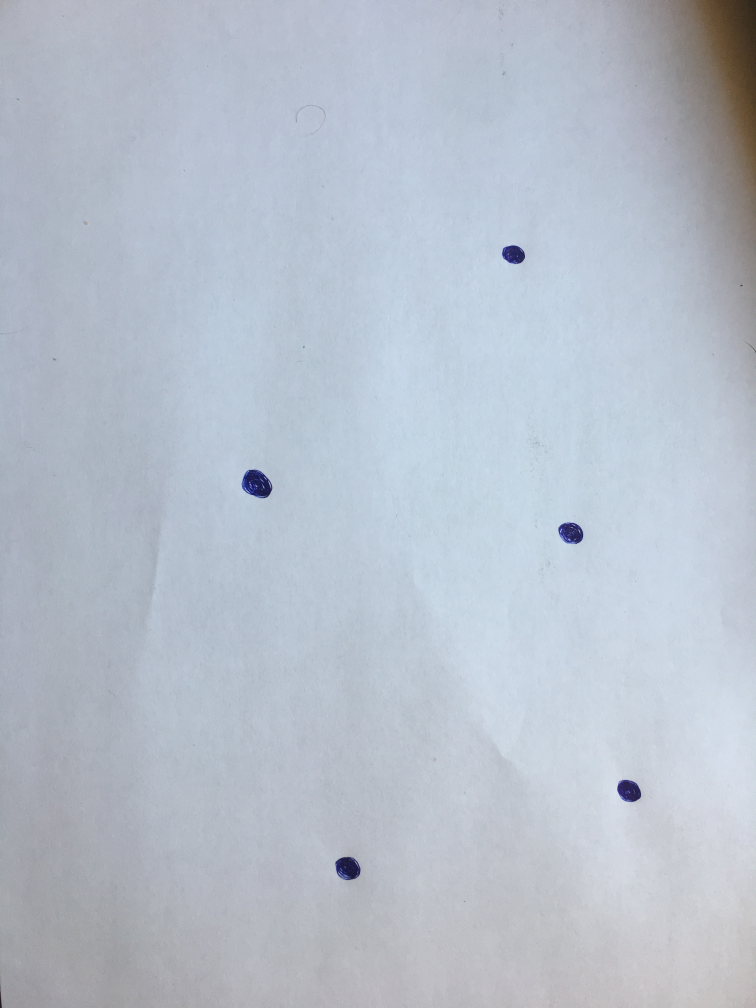
#> input picture test5.jpg, 3024 x 4032 px (shown at 1/4 size)
$ python points.py   (older library calls are emulated)
#> lines starting #> are read from the running program, lines starting #| are printed output that depends on the picture; after the words box and inside, x2 and y2 are one past the last pixel; in counts of white or black regions, pixels touching at a corner belong together
# import the necessary packages
import numpy as np
import argparse
import cv2

# construct the argument parse and parse the arguments
#ap = argparse.ArgumentParser()
#ap.add_argument("-i", "--image", required = True, help = "path to the image file")
#args = vars(ap.parse_args())

hsv_min = np.array((53, 55, 147), np.uint8)
hsv_max = np.array((83, 160, 255), np.uint8)

# load the image and convert it to grayscale
image = cv2.imread("test5.jpg")
#> image is the input picture: shape (4032, 3024, 3); mean B, G, R 203.3, 191.5, 183.3
gray = cv2.cvtColor(image, cv2.COLOR_BGR2GRAY)

# compute the Scharr gradient magnitude representation of the images
# in both the x and y direction
gradX = cv2.Sobel(gray, ddepth = cv2.CV_32F, dx = 1, dy = 0, ksize = -1)
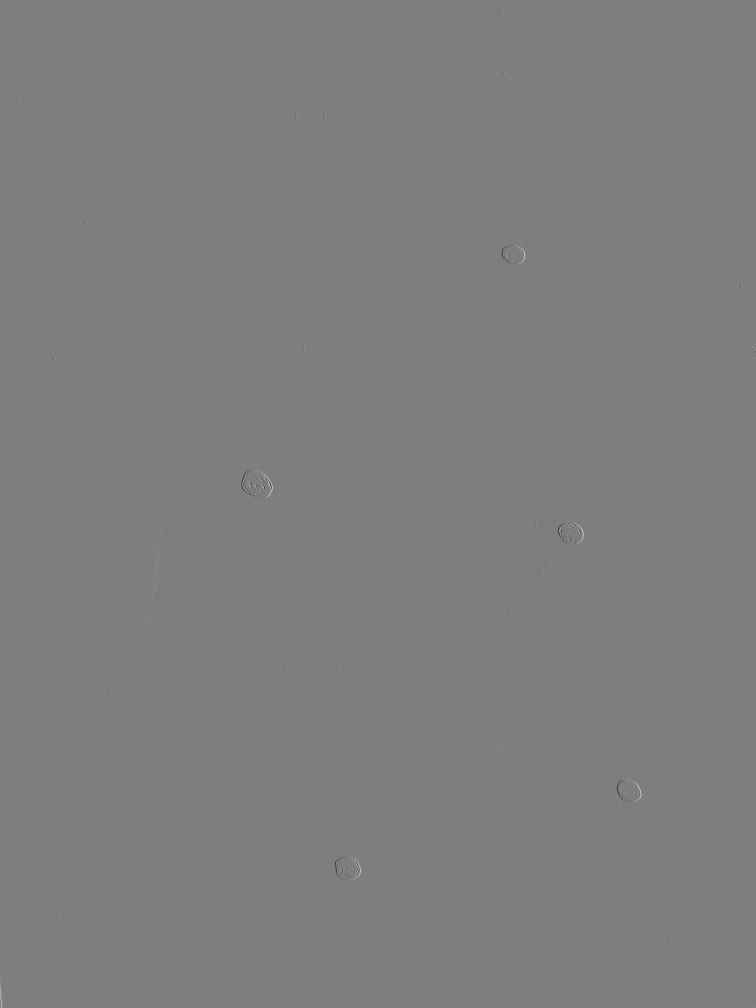
#> gradX: shape (4032, 3024) float32 (shown at 1/4 size); min -2480, max 2510, mean -0.1; drawn with min black and max white
gradY = cv2.Sobel(gray, ddepth = cv2.CV_32F, dx = 0, dy = 1, ksize = -1)

# subtract the y-gradient from the x-gradient
gradient = cv2.subtract(gradX, gradY)
gradient = cv2.convertScaleAbs(gradient)
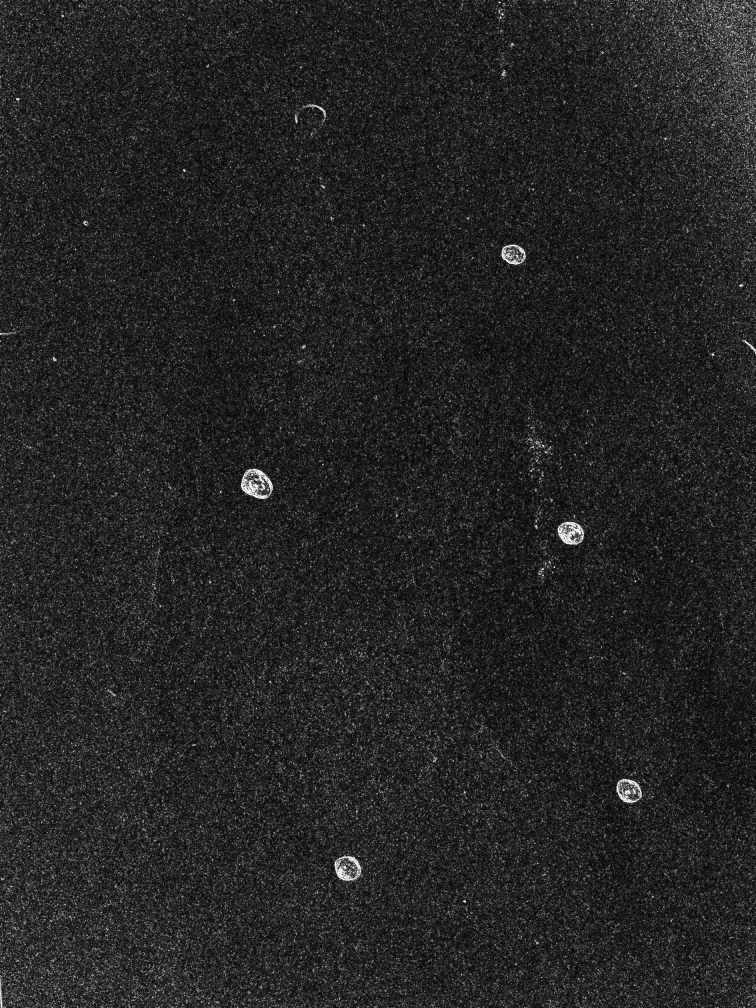
#> gradient: shape (4032, 3024) (shown at 1/4 size); min 0, max 255, mean 36.5

# blur and threshold the image
blurred = cv2.blur(gradient, (9, 9))
(_, thresh) = cv2.threshold(blurred, 225, 255, cv2.THRESH_BINARY)
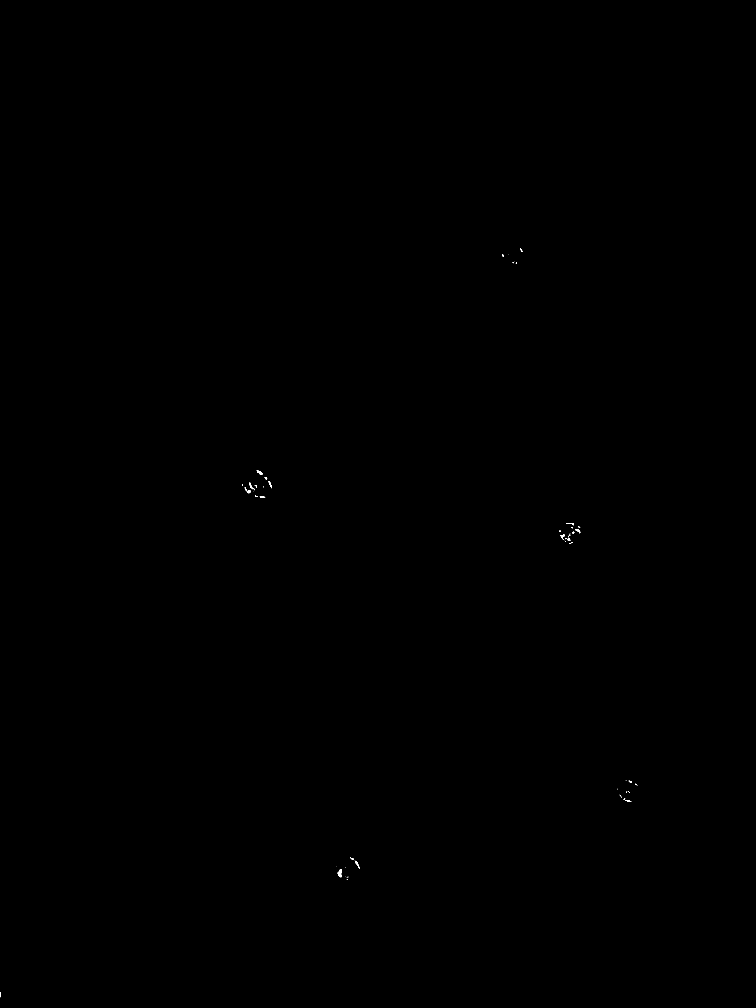
#> thresh: shape (4032, 3024) (shown at 1/4 size); 0.02% white; 67 white regions (43 under 20 px), largest, box (x1, y1, x2, y2) and area: (1351, 3476, 1368, 3509) 320, (1027, 1882, 1051, 1898) 187, (978, 1949, 1003, 1973) 182

# construct a closing kernel and apply it to the thresholded image
kernel = cv2.getStructuringElement(cv2.MORPH_RECT, (21, 7))
closed = cv2.morphologyEx(thresh, cv2.MORPH_CLOSE, kernel)
#> closed: shape (4032, 3024); 0.03% white; 34 white regions (14 under 20 px), largest, box (x1, y1, x2, y2) and area: (2241, 2118, 2321, 2167) 1047, (978, 1930, 1028, 1973) 927, (1351, 3476, 1393, 3510) 397

# perform a series of erosions and dilations
closed = cv2.erode(closed, None, iterations = 4)
#> closed: shape (4032, 3024); 0.01% white; 4 white regions, box (x1, y1, x2, y2) and area: (986, 1945, 1021, 1967) 328, (2249, 2143, 2273, 2159) 256, (2306, 2122, 2313, 2127) 32, (1357, 3487, 1361, 3498) 27
closed = cv2.dilate(closed, None, iterations = 4)
#> closed: shape (4032, 3024); 0.02% white; 4 white regions

# find the contours in the thresholded image, then sort the contours
# by their area, keeping only the largest one
(_ , cnts, _ ) = cv2.findContours(closed.copy(), cv2.RETR_EXTERNAL,
cv2.CHAIN_APPROX_SIMPLE)
#> cnts = 4 contours; box (x1, y1, x2, y2) and area: (982, 1941, 1025, 1971) 783, (2245, 2139, 2277, 2163) 590, (1353, 3483, 1365, 3502) 183, (2302, 2118, 2317, 2131) 166
c = sorted(cnts, key = cv2.contourArea, reverse = True)[0]
#> c = contour of 30 points, box (x1, y1, x2, y2) (982, 1941, 1025, 1971), area 783

# compute the rotated bounding box of the largest contour
rect = cv2.minAreaRect(c)
#> rect = ((1004.4, 1953.5), (45.68, 26.55), -21.8)
box = np.int0(cv2.boxPoints(rect))
#> box = [[988, 1974], [978, 1949], [1020, 1932], [1030, 1957]]

# draw a bounding box arounded the detected barcode and display the
# image
cv2.drawContours(image, [box], -1, (0, 255, 0), 3)
cv2.imshow("Image", image)
cv2.waitKey(0)

$ run again, with test2.jpg copied over test5.jpg
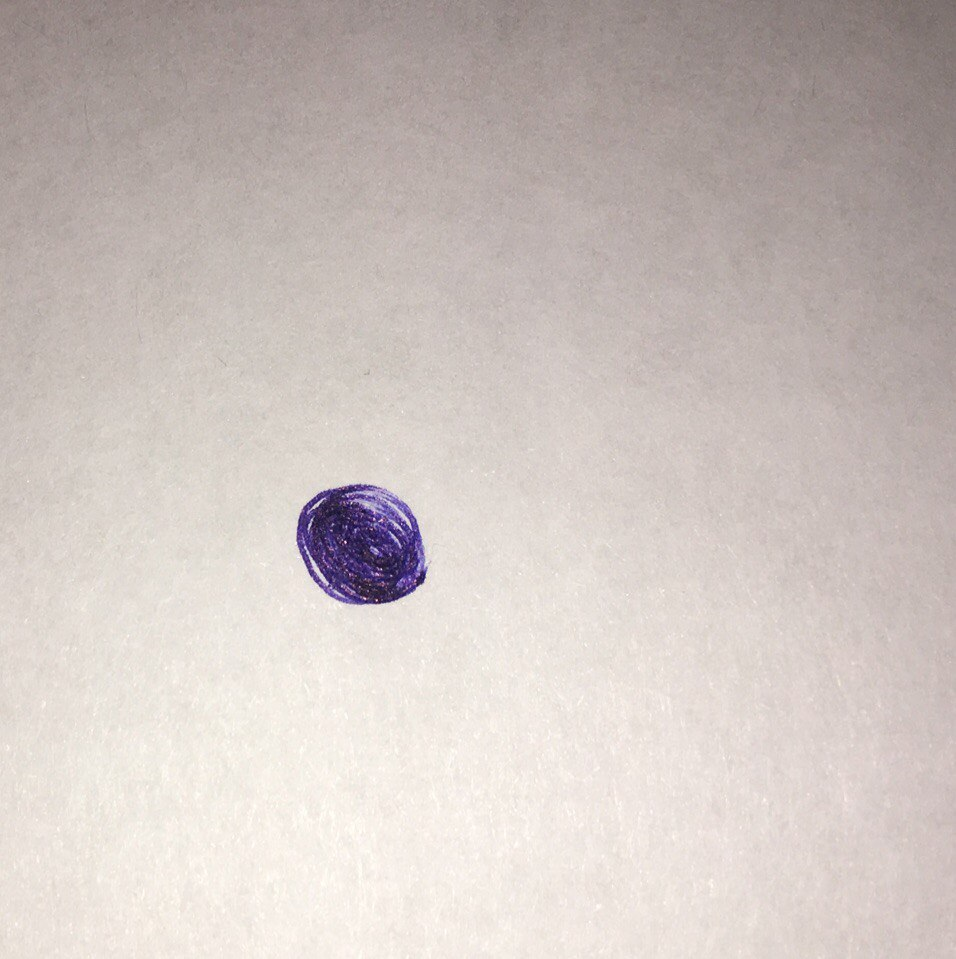
#> input picture test2.jpg, 956 x 959 px
#> image is the input picture: shape (959, 956, 3); mean B, G, R 191.3, 195.5, 205.2
#> `(_, thresh) = cv2.threshold(blurred, 225, 255, cv2.THRESH_BINARY)`:
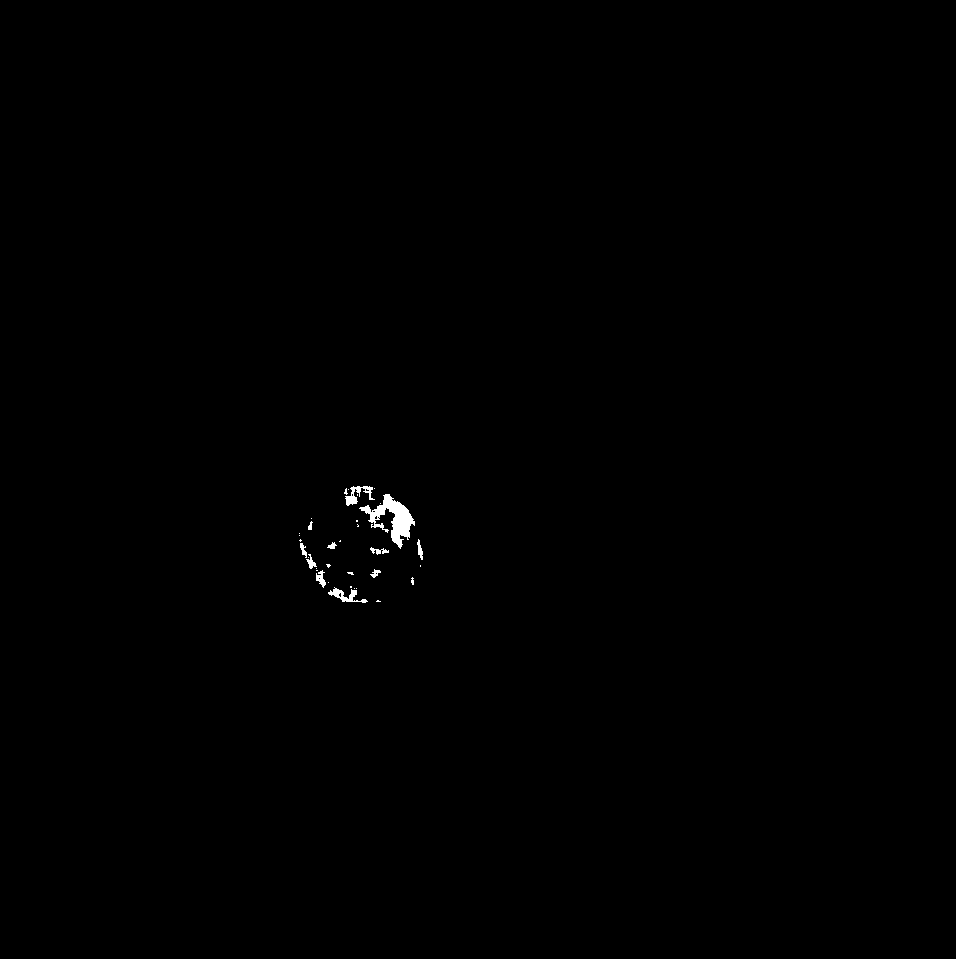
#> thresh: shape (959, 956); 0.23% white; 35 white regions (24 under 20 px), largest, box (x1, y1, x2, y2) and area: (359, 494, 415, 549) 1107, (345, 486, 375, 506) 235, (328, 587, 368, 603) 226
#> cnts = 3 contours; box (x1, y1, x2, y2) and area: (345, 486, 420, 549) 2216, (331, 587, 357, 602) 297, (316, 564, 325, 573) 64
#> c = contour of 69 points, box (x1, y1, x2, y2) (345, 486, 420, 549), area 2216
#> rect = ((384.5, 515.5), (39.65, 94.64), -50.83)
#> box = [[408, 560], [335, 500], [360, 470], [433, 529]]
#> `cv2.drawContours(image, [box], -1, (0, 255, 0), 3)`:
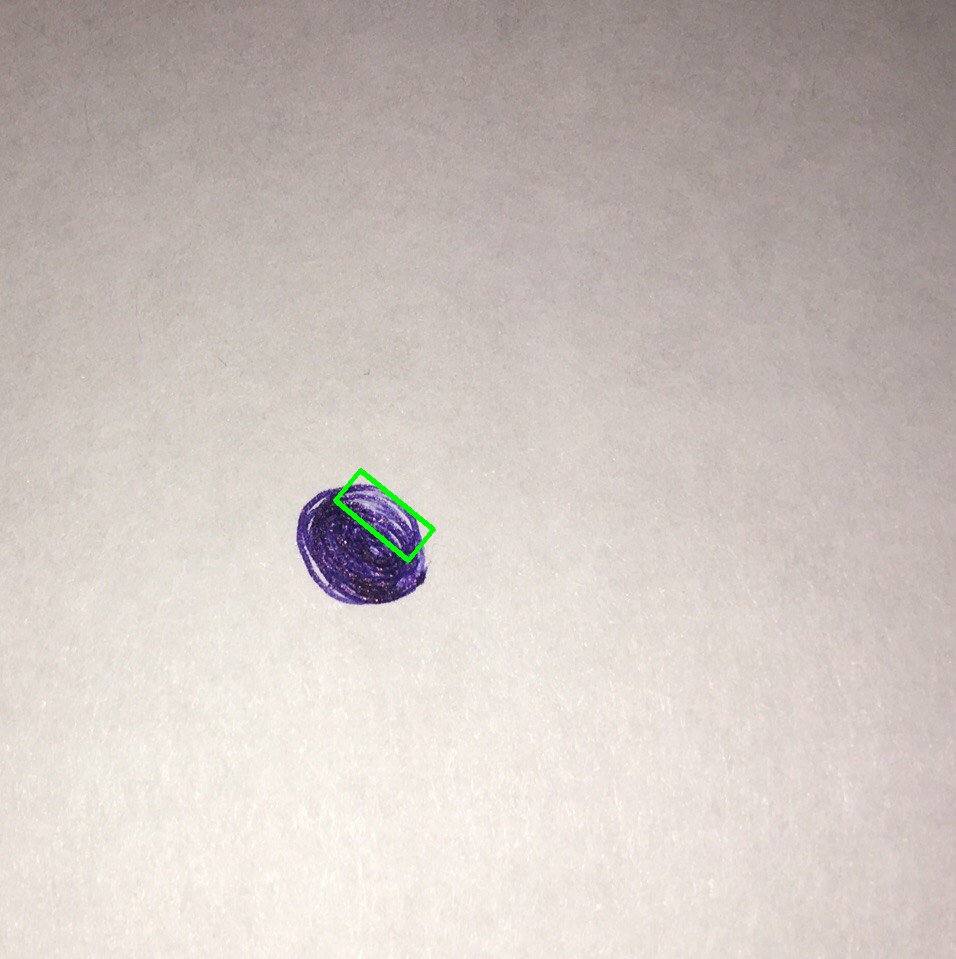
#> image: shape (959, 956, 3); 0.15% of pixels changed, all inside (x1, y1, x2, y2) = (333, 468, 436, 563)
